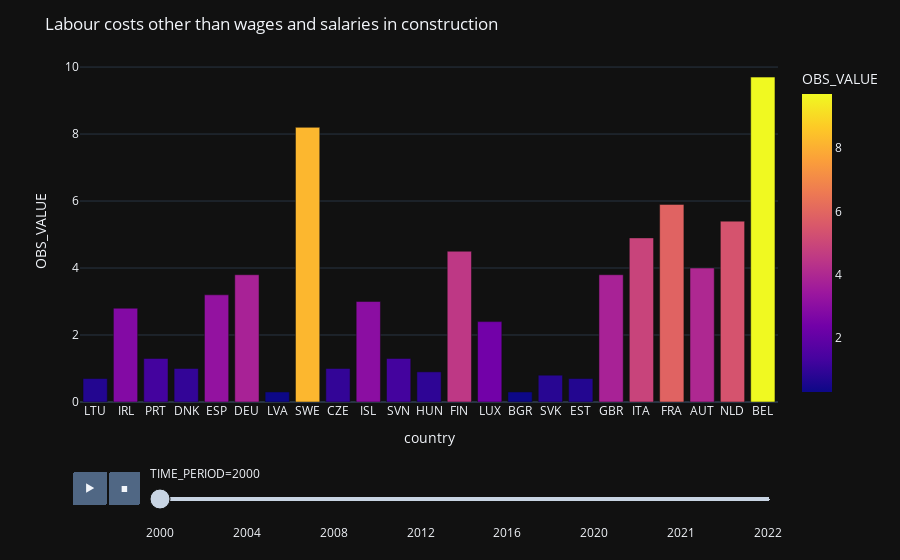

Source (notebook cell):
### Code cell
fig = px.bar(
  other_costs,
  x='iso3', y='OBS_VALUE',
  color='OBS_VALUE',
  animation_frame='TIME_PERIOD',
  animation_group='iso3',
  hover_name='iso3'
)
fig.update_layout(
    title_text = 'Labour costs other than wages and salaries in construction',
    template='plotly_dark',
    xaxis_title='country'
)
fig.show()

### Figure 1 — Plotly figure (JSON) as saved in the notebook; plotly's stock layout.template omitted (floating-point values rounded to 4 significant figures)
{"data": [{"alignmentgroup": "True", "hovertemplate": "<b>%{hovertext}</b><br><br>TIME_PERIOD=2000<br>iso3=%{x}<br>OBS_VALUE=%{marker.color}<extra></extra>", "hovertext": ["LTU", "IRL", "PRT", "DNK", "ESP", "DEU", "LVA", "SWE", "CZE", "ISL", "SVN", "HUN", "FIN", "LUX", "BGR", "SVK", "EST", "GBR", "ITA", "FRA", "AUT", "NLD", "BEL"], "ids": ["LTU", "IRL", "PRT", "DNK", "ESP", "DEU", "LVA", "SWE", "CZE", "ISL", "SVN", "HUN", "FIN", "LUX", "BGR", "SVK", "EST", "GBR", "ITA", "FRA", "AUT", "NLD", "BEL"], "legendgroup": "", "marker": {"color": [0.7, 2.8, 1.3, 1, 3.2, 3.8, 0.3, 8.2, 1, 3, 1.3, 0.9, 4.5, 2.4, 0.3, 0.8, 0.7, 3.8, 4.9, 5.9, 4, 5.4, 9.7], "coloraxis": "coloraxis", "pattern": {"shape": ""}}, "name": "", "offsetgroup": "", "orientation": "v", "showlegend": false, "textposition": "auto", "type": "bar", "x": ["LTU", "IRL", "PRT", "DNK", "ESP", "DEU", "LVA", "SWE", "CZE", "ISL", "SVN", "HUN", "FIN", "LUX", "BGR", "SVK", "EST", "GBR", "ITA", "FRA", "AUT", "NLD", "BEL"], "xaxis": "x", "y": [0.7, 2.8, 1.3, 1, 3.2, 3.8, 0.3, 8.2, 1, 3, 1.3, 0.9, 4.5, 2.4, 0.3, 0.8, 0.7, 3.8, 4.9, 5.9, 4, 5.4, 9.7], "yaxis": "y"}], "layout": {"barmode": "relative", "coloraxis": {"colorbar": {"title": {"text": "OBS_VALUE"}}, "colorscale": [[0, "#0d0887"], [0.1111, "#46039f"], [0.2222, "#7201a8"], [0.3333, "#9c179e"], [0.4444, "#bd3786"], [0.5556, "#d8576b"], [0.6667, "#ed7953"], [0.7778, "#fb9f3a"], [0.8889, "#fdca26"], [1, "#f0f921"]]}, "legend": {"tracegroupgap": 0}, "margin": {"t": 60}, "sliders": [{"active": 0, "currentvalue": {"prefix": "TIME_PERIOD="}, "len": 0.9, "pad": {"b": 10, "t": 60}, "steps": [{"args": [["2000"], {"frame": {"duration": 0, "redraw": true}, "fromcurrent": true, "mode": "immediate", "transition": {"duration": 0, "easing": "linear"}}], "label": "2000", "method": "animate"}, {"args": [["2004"], {"frame": {"duration": 0, "redraw": true}, "fromcurrent": true, "mode": "immediate", "transition": {"duration": 0, "easing": "linear"}}], "label": "2004", "method": "animate"}, {"args": [["2008"], {"frame": {"duration": 0, "redraw": true}, "fromcurrent": true, "mode": "immediate", "transition": {"duration": 0, "easing": "linear"}}], "label": "2008", "method": "animate"}, {"args": [["2012"], {"frame": {"duration": 0, "redraw": true}, "fromcurrent": true, "mode": "immediate", "transition": {"duration": 0, "easing": "linear"}}], "label": "2012", "method": "animate"}, {"args": [["2016"], {"frame": {"duration": 0, "redraw": true}, "fromcurrent": true, "mode": "immediate", "transition": {"duration": 0, "easing": "linear"}}], "label": "2016", "method": "animate"}, {"args": [["2020"], {"frame": {"duration": 0, "redraw": true}, "fromcurrent": true, "mode": "immediate", "transition": {"duration": 0, "easing": "linear"}}], "label": "2020", "method": "animate"}, {"args": [["2021"], {"frame": {"duration": 0, "redraw": true}, "fromcurrent": true, "mode": "immediate", "transition": {"duration": 0, "easing": "linear"}}], "label": "2021", "method": "animate"}, {"args": [["2022"], {"frame": {"duration": 0, "redraw": true}, "fromcurrent": true, "mode": "immediate", "transition": {"duration": 0, "easing": "linear"}}], "label": "2022", "method": "animate"}], "x": 0.1, "xanchor": "left", "y": 0, "yanchor": "top"}], "title": {"text": "Labour costs other than wages and salaries in construction"}, "updatemenus": [{"buttons": [{"args": [null, {"frame": {"duration": 500, "redraw": true}, "fromcurrent": true, "mode": "immediate", "transition": {"duration": 500, "easing": "linear"}}], "label": "&#9654;", "method": "animate"}, {"args": [[null], {"frame": {"duration": 0, "redraw": true}, "fromcurrent": true, "mode": "immediate", "transition": {"duration": 0, "easing": "linear"}}], "label": "&#9724;", "method": "animate"}], "direction": "left", "pad": {"r": 10, "t": 70}, "showactive": false, "type": "buttons", "x": 0.1, "xanchor": "right", "y": 0, "yanchor": "top"}], "xaxis": {"anchor": "y", "domain": [0, 1], "title": {"text": "country"}}, "yaxis": {"anchor": "x", "domain": [0, 1], "title": {"text": "OBS_VALUE"}}}}
